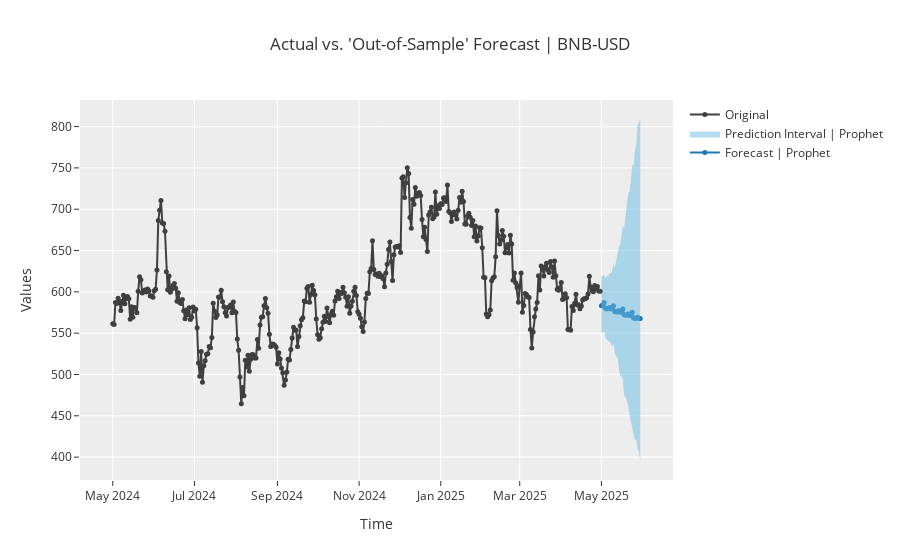

Write notebook code for a chart like this one.
### Code cell
plot_model(bnb_prophet,plot = 'forecast')
